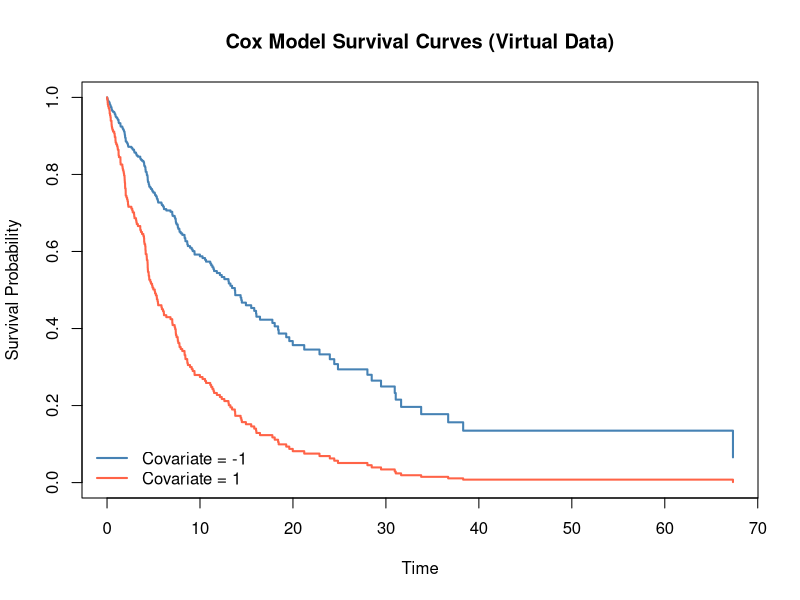

The R source for this figure:
library(survival)

set.seed(123)
n <- 300

covariate <- rnorm(n, mean = 0, sd = 1)
baseline_hazard <- 0.08
beta <- log(1.5)

event_time <- rexp(n, rate = baseline_hazard * exp(beta * covariate))
censor_time <- rexp(n, rate = 0.05)

time <- pmin(event_time, censor_time)
status <- as.integer(event_time <= censor_time)

data <- data.frame(
  time = time,
  status = status,
  covariate = covariate
)

cox_model <- coxph(Surv(time, status) ~ covariate, data = data)
print(summary(cox_model))

newdata <- data.frame(covariate = c(-1, 1))
surv_curve <- survfit(cox_model, newdata = newdata)

plot(
  surv_curve,
  col = c("steelblue", "tomato"),
  lwd = 2,
  xlab = "Time",
  ylab = "Survival Probability",
  main = "Cox Model Survival Curves (Virtual Data)"
)
legend(
  "bottomleft",
  legend = c("Covariate = -1", "Covariate = 1"),
  col = c("steelblue", "tomato"),
  lwd = 2,
  bty = "n"
)
